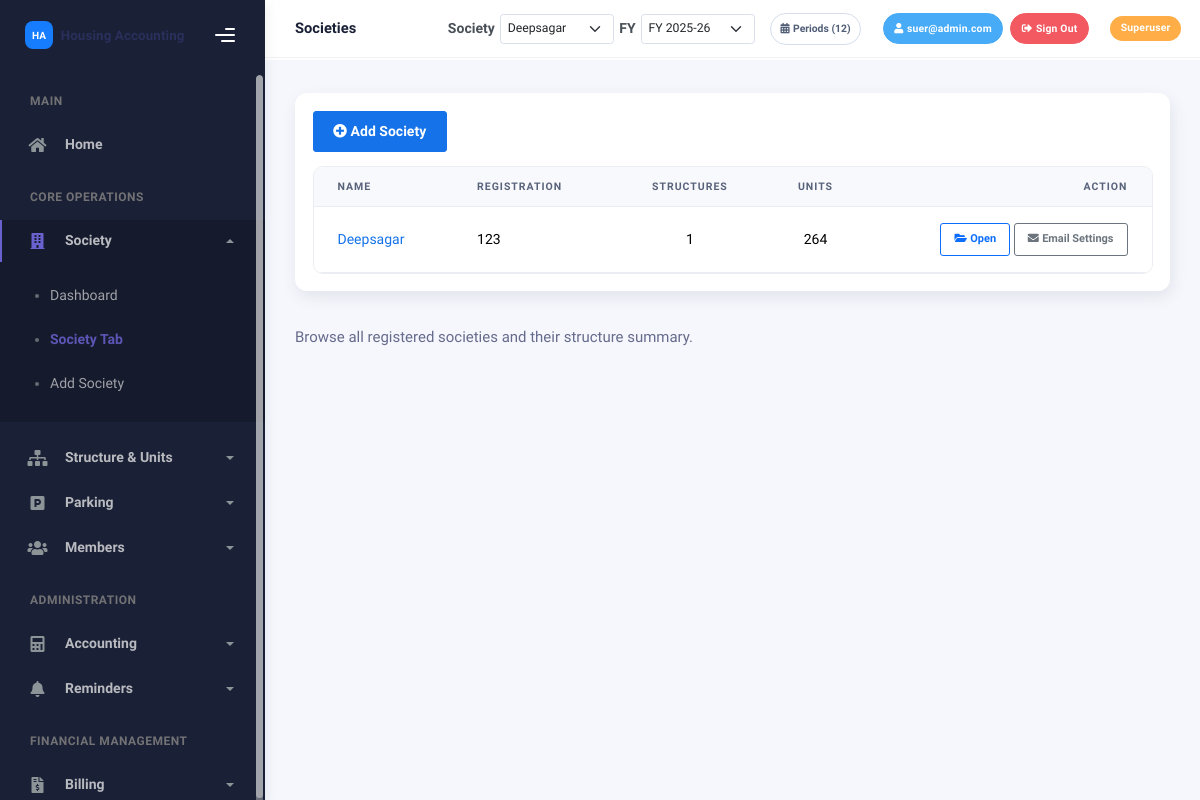
Screenshot of /housing/societies/ (signed in) with the database file from the repository.
### housing_accounting/users/models.py (models this page shows, shortened)
class User(AbstractUser):
    name = CharField(_("Name of User"), blank=True, max_length=255)
    first_name = None  # type: ignore[assignment]
    last_name = None  # type: ignore[assignment]
    email = EmailField(_("email address"), unique=True)
    username = None  # type: ignore[assignment]
    USERNAME_FIELD = "email"
    REQUIRED_FIELDS = []
    objects: ClassVar[UserManager] = UserManager()

### societies/models/model_Society.py (models this page shows, shortened)
class Society(models.Model):
    name = models.CharField(max_length=200)
    registration_number = models.CharField(max_length=100, blank=True, null=True)
    address = models.TextField(blank=True)
    created_at = models.DateTimeField(auto_now_add=True)
    class Meta:
        app_label = "housing"

### housing/views.py (the view)
class SocietyListView(LoginRequiredMixin, ListView):
    model = Society
    template_name = "housing/society_list.html"
    context_object_name = "societies"
    def get_queryset(self):
        selected_society, _ = get_selected_scope(self.request)
        queryset = Society.objects.annotate(
            structure_count=Count("structures", distinct=True),
            unit_count=Count("structures__units", distinct=True),
        ).order_by("name")
        if selected_society:
            queryset = queryset.filter(pk=selected_society.pk)
        return queryset

### housing/templates/housing/society_list.html (shortened to what this page needs)
{% extends "base.html" %}
{% load i18n %}
{% block dashboard_title %}
  {% translate "Societies" %}
{% endblock dashboard_title %}
{% block dashboard_subtitle %}
  {% translate "Browse all registered societies and their structure summary." %}
{% endblock dashboard_subtitle %}
{% block content %}
  <div class="page-actions">
    <a href="{% url 'housing:society-add' %}" class="btn btn-primary"><i class="fas fa-plus-circle me-1"></i>{% translate "Add Society" %}</a>
  </div>
  <div class="table-responsive">
    <table class="table table-hover align-middle mb-0">
      <thead>
        <tr>
          <th>{% translate "Name" %}</th>
          <th>{% translate "Registration" %}</th>
          <th class="text-center">{% translate "Structures" %}</th>
          <th class="text-center">{% translate "Units" %}</th>
          <th class="text-end">{% translate "Action" %}</th>
        </tr>
      </thead>
      <tbody>
        {% for society in societies %}
          <tr>
            <td>
              <a href="{% url 'housing:society-detail' society.pk %}" class="text-decoration-none">
                {{ society.name }}
              </a>
            </td>
            <td>{{ society.registration_number|default:"-" }}</td>
            <td class="text-center">{{ society.structure_count }}</td>
            <td class="text-center">{{ society.unit_count }}</td>
            <td class="text-end">
              <a href="{% url 'housing:society-detail' society.pk %}" class="btn btn-sm btn-outline-primary"><i class="fas fa-folder-open me-1"></i>{% translate "Open" %}</a>
              <a href="{% url 'housing:society-email-settings' society.pk %}" class="btn btn-sm btn-outline-secondary"><i class="fas fa-envelope me-1"></i>{% translate "Email Settings" %}</a>
            </td>
          </tr>
        {% empty %}
          <tr>
            <td colspan="5" class="text-center text-muted py-4">{% translate "No societies available." %}</td>
          </tr>
        {% endfor %}
      </tbody>
    </table>
  </div>
{% endblock content %}

### housing_accounting/templates/base.html (shortened to what this page needs)
{% load static i18n %}<!DOCTYPE html>
{% get_current_language as LANGUAGE_CODE %}
<html lang="{{ LANGUAGE_CODE }}">
  <head>
    {% block css %}
      <link rel="stylesheet" href="{% static 'vendor/kaiadmin-lite/assets/css/bootstrap.min.css' %}" />
      <link rel="stylesheet" href="{% static 'vendor/kaiadmin-lite/assets/css/plugins.min.css' %}" />
      <link rel="stylesheet" href="{% static 'vendor/kaiadmin-lite/assets/css/fonts.min.css' %}" />
      <link rel="stylesheet" href="{% static 'vendor/kaiadmin-lite/assets/css/kaiadmin.min.css' %}" />
      <link href="{% static 'css/project.css' %}" rel="stylesheet" />
    {% endblock css %}
  </head>
  <body class="ka-body {% block bodyclass %}{% endblock bodyclass %}">
    {% block body %}
      <div class="wrapper">
        <div class="sidebar" data-background-color="dark">
          <div class="sidebar-logo">
            <div class="logo-header" data-background-color="dark">
              <a href="{% url 'home' %}" class="logo app-logo">
                <span class="logo-badge">HA</span>
                <span class="logo-label">Housing Accounting</span>
              </a>
              <div class="nav-toggle">
                <button class="btn btn-toggle toggle-sidebar" type="button" aria-label="Toggle sidebar">
                  <i class="gg-menu-right"></i>
                </button>
              </div>
            </div>
          </div>
          <div class="sidebar-wrapper scrollbar scrollbar-inner">
            <div class="sidebar-content">
              <ul class="nav nav-secondary">
                <li class="nav-section">
                  <h4 class="text-section">{% translate "Main" %}</h4>
                </li>
                {% with current_namespace=request.resolver_match.namespace current_url_name=request.resolver_match.url_name %}
                  <li class="nav-item {% if current_url_name == 'home' %}active{% endif %}">
                    <a href="{% url 'home' %}">
                      <i class="fas fa-home"></i>
                      <p>{% translate "Home" %}</p>
                    </a>
                  </li>
                <li class="nav-section">
                  <h4 class="text-section">{% translate "Core Operations" %}</h4>
                </li>
                  <li class="nav-item {% if current_namespace == 'housing' and current_url_name == 'society-list' or current_namespace == 'housing' and current_url_name == 'society-detail' or current_namespace == 'housing' and current_url_name == 'society-add' %}active{% endif %}">
                    <a class="submenu-link"
                       data-toggle="collapse"
                       data-submenu-target="societyMenu"
                       href="{% if selected_society %}{% url 'housing:society-detail' selected_society.pk %}{% else %}{% url 'housing:society-list' %}{% endif %}"
                       aria-expanded="false">
                      <i class="fas fa-building"></i>
                      <p>{% translate "Society" %}</p>
                      <span class="caret submenu-caret"></span>
                    </a>
                    <div class="collapse" id="societyMenu">
                      <ul class="nav nav-collapse">
                        <li class="{% if current_namespace == 'housing' and current_url_name == 'society-detail' %}active{% endif %}">
                          <a href="{% if selected_society %}{% url 'housing:society-detail' selected_society.pk %}{% endif %}">
                            <span class="sub-item">{% translate "Dashboard" %}</span>
                          </a>
                        </li>
                        <li class="{% if current_namespace == 'housing' and current_url_name == 'society-list' %}active{% endif %}">
                          <a href="{% url 'housing:society-list' %}">
                            <span class="sub-item">{% translate "Society Tab" %}</span>
                          </a>
                        </li>
                        <li class="{% if current_namespace == 'housing' and current_url_name == 'society-add' %}active{% endif %}">
                          <a href="{% url 'housing:society-add' %}">
                            <span class="sub-item">{% translate "Add Society" %}</span>
                          </a>
                        </li>
                      </ul>
                    </div>
                  </li>
                  <li class="nav-item ">
                    <a class="submenu-link"
                       data-toggle="collapse"
                       data-submenu-target="structureMenu"
                       href="{% url 'housing:structure-unit-dashboard' %}"
                       aria-expanded="false">
                      <i class="fas fa-sitemap"></i>
                      <p>{% translate "Structure & Units" %}</p>
                      <span class="caret submenu-caret"></span>
                    </a>
                  </li>
                  <li class="nav-item {% if current_namespace == 'parking' %}active{% endif %}">
                    <a class="submenu-link"
                       data-toggle="collapse"
                       data-submenu-target="parkingMenu"
                       href="{% url 'parking:dashboard' %}"
                       aria-expanded="false">
                      <i class="fas fa-parking"></i>
                      <p>{% translate "Parking" %}</p>
                      <span class="caret submenu-caret"></span>
                    </a>
                  </li>
                  <li class="nav-item ">
                    <a class="submenu-link"
                       data-toggle="collapse"
                       data-submenu-target="memberMenu"
                       href="{% url 'housing:member-list' %}"
                       aria-expanded="false">
                      <i class="fas fa-users"></i>
                      <p>{% translate "Members" %}</p>
                      <span class="caret submenu-caret"></span>
                    </a>
                  </li>
                <li class="nav-section">
                  <h4 class="text-section">{% translate "Administration" %}</h4>
                </li>
                  <li class="nav-item {% if current_namespace == 'accounting' or current_namespace == 'reports' %}active{% endif %}">
                    <a class="submenu-link"
                       data-toggle="collapse"
                       data-submenu-target="accountingMenu"
                       href="{% url 'accounting:dashboard' %}"
                       aria-expanded="false">
                      <i class="fas fa-calculator"></i>
                      <p>{% translate "Accounting" %}</p>
                      <span class="caret submenu-caret"></span>
                    </a>
                  </li>
                  <li class="nav-item {% if current_namespace == 'notifications' and current_url_name == 'reminder-list' or current_namespace == 'housing' and current_url_name == 'reminder-schedule' %}active{% endif %}">
                    <a class="submenu-link"
                       data-toggle="collapse"
                       data-submenu-target="reminderMenu"
                       href="{% url 'notifications:reminder-list' %}"
                       aria-expanded="false">
                      <i class="fas fa-bell"></i>
                      <p>{% translate "Reminders" %}</p>
                      <span class="caret submenu-caret"></span>
                    </a>
                  </li>
                <li class="nav-section">
                  <h4 class="text-section">{% translate "Financial Management" %}</h4>
                </li>
                  <li class="nav-item ">
                    <a class="submenu-link"
                       data-toggle="collapse"
                       data-submenu-target="billingMenu"
                       href="{% url 'billing:charge-template-list' %}"
                       aria-expanded="false">
                      <i class="fas fa-file-invoice-dollar"></i>
                      <p>{% translate "Billing" %}</p>
                      <span class="caret submenu-caret"></span>
                    </a>
                  </li>
                {% endwith %}
              </ul>
            </div>
          </div>
        </div>
        <div class="main-panel">
          <div class="main-header">
            <nav class="navbar navbar-header navbar-header-transparent navbar-expand-lg border-bottom">
              <div class="container-fluid">
                <div class="dashboard-heading">
                  <h3 class="fw-bold mb-0">{% block dashboard_title %}{% translate "Dashboard" %}{% endblock dashboard_title %}</h3>
                </div>
                <ul class="navbar-nav topbar-nav ms-md-auto align-items-center">
                  {% if request.user.is_authenticated %}
                    <li class="nav-item">
                      <form method="post" action="{% url 'users:selection-update' %}" class="selection-form" id="societySelectionForm">
                        <label class="small mb-0" for="id_selected_society">{% translate "Society" %}</label>
                        <select id="id_selected_society" name="selected_society_id" class="form-select form-select-sm" onchange="handleSocietySelection(this)">
                          {% for society in selection_societies %}
                            <option value="{{ society.id }}" {% if selected_society and selected_society.id == society.id %}selected{% endif %}>{{ society.name }}</option>
                          {% empty %}
                            <option value="">{% translate "No Society" %}</option>
                          {% endfor %}
                        </select>
                        <label class="small mb-0" for="id_selected_financial_year">{% translate "FY" %}</label>
                        <select id="id_selected_financial_year" name="selected_financial_year_id" class="form-select form-select-sm" onchange="this.form.submit()">
                          {% for financial_year in selection_financial_years %}
                            <option value="{{ financial_year.id }}" {% if selected_financial_year and selected_financial_year.id == financial_year.id %}selected{% endif %}>{{ financial_year.name }}</option>
                          {% empty %}
                            <option value="">{% translate "No Financial Year" %}</option>
                          {% endfor %}
                        </select>
                      </form>
                    </li>
                    <li class="nav-item">
                      <button class="btn periods-chip"
                              type="button"
                              data-bs-toggle="modal"
                              data-bs-target="#periodsModal">
                        <i class="fas fa-calendar-alt me-1"></i>
                        {% translate "Periods" %} ({{ selection_accounting_periods|length }})
                      </button>
                    </li>
                    <li class="nav-item ms-2">
                      <div class="d-flex align-items-center gap-2">
                        <a href="{% url 'users:detail' request.user.pk %}" class="btn btn-sm btn-info user-chip">
                          <i class="fas fa-user me-1"></i>{{ request.user.get_username }}
                        </a>
                        <button
                          type="button"
                          class="btn btn-sm btn-danger user-chip"
                          data-bs-toggle="modal"
                          data-bs-target="#signOutConfirmModal"
                        >
                          <i class="fas fa-sign-out-alt me-1"></i>{% translate "Sign Out" %}
                        </button>
                      </div>
                    </li>
                    {% if request.user.is_superuser %}
                      <li class="nav-item ms-2">
                        <span class="badge badge-warning user-chip">{% translate "Superuser" %}</span>
                      </li>
                    {% endif %}
                  {% endif %}
                </ul>
              </div>
            </nav>
          </div>
          <div class="container">
            <div class="page-inner">
              <div class="dashboard-content-card card card-round">
                <div class="card-body">
                  {% block main %}
                    {% block content %}{% endblock content %}
                  {% endblock main %}
                </div>
              </div>
              <div class="d-flex align-items-left align-items-md-center flex-column flex-md-row pt-3 pb-2">
                <div>
                  <h6 class="op-7 mb-0">{% block dashboard_subtitle %}{% translate "Manage housing accounting tasks quickly from one place." %}{% endblock dashboard_subtitle %}</h6>
                </div>
              </div>
            </div>
          </div>
        </div>
      </div>
    {% endblock body %}
  </body>
</html>

### rows the page displays
User: user.get_username "suer@admin.com"
Society: name "Deepsagar", registration_number "123", structure_count "1", unit_count "264"

### other values shown
{{ selection_accounting_periods|length }} "12"
form field selected_society_id "Deepsagar"
form field selected_financial_year_id "FY 2025-26"
